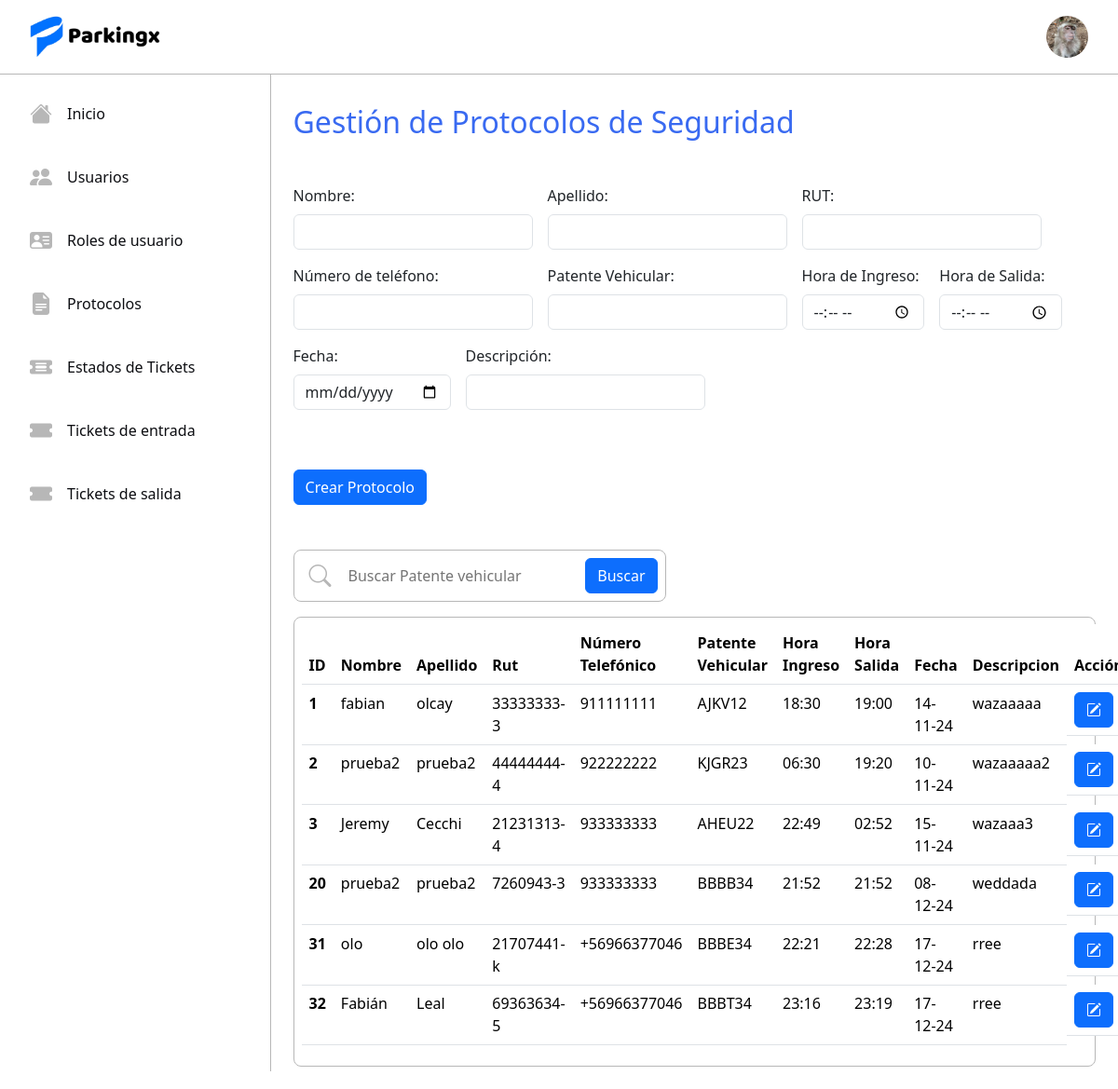
/protocolos/ (signed in), run on the app's committed database.
### tickets/models.py (models this page shows, shortened)
class Usuario(AbstractUser):
    name = models.CharField(max_length=50)
    last_name = models.CharField(max_length=50)
    rut = models.CharField(max_length=10, unique=True)
    email = models.EmailField(max_length=254, unique=True)
    rol = models.ForeignKey(Rol, on_delete=models.RESTRICT)
    avatar = models.ImageField(upload_to='avatars', blank=True, null=True)

class Protocolo(models.Model):
    name = models.CharField(max_length=45)
    last_name = models.CharField(max_length=45)
    rut = models.CharField(max_length=10, unique=True)
    number = PhoneNumberField(region="CL", blank=False, null=True)
    patente = models.CharField(max_length=6)
    hora_ingreso = models.TimeField()
    hora_salida = models.TimeField()
    date = models.DateField()
    description = models.TextField(max_length=45)

### tickets/views.py (the view, shortened to what this page needs)
# urls.py: path('protocolos/', CreateProtocolo.as_view(), name='protocolos'),
@method_decorator(login_required, name='dispatch')
class CreateProtocolo(UserPassesTestMixin, CreateView):
    model = Protocolo
    form_class = ProtocoloForm
    template_name = 'tickets/protocolos/protocolo.html'
    success_url = reverse_lazy('protocolos')
    context_object_name = 'protocolos'
    def get_queryset(self):
        return Protocolo.objects.all()
    def test_func(self):
        rol = self.request.user.rol.name
        return rol in ['root', 'Administrador']
    def get_context_data(self, **kwargs):
        context = super().get_context_data(**kwargs)
        context['protocolos'] = self.get_queryset()  # Pasa los protocolos al contexto
        if self.request.method != 'POST':
            context['form'] = self.get_form()
        return context

### tickets/templates/tickets/protocolos/protocolo.html (shortened to what this page needs)
{% extends 'tickets/base.html' %}
{% block content %}
<div class="p-4">
    <h2 class="my-2 blue-sys">Gestión de Protocolos de Seguridad</h2>
    <form method="POST">
        <div class="d-flex flex-wrap gap-3 mt-4 mb-5">
            <div class="d-flex flex-wrap gap-3 mt-4 mb-5">
                <div class="form-group">
                    <label for="id_name">Nombre:</label>
                    {{ form.name }}
                </div>
                <div class="form-group">
                    <label for="id_last_name">Apellido:</label>
                    {{ form.last_name }}
                </div>
                <div class="form-group">
                    <label for="id_rut">RUT:</label>
                    {{ form.rut }}
                </div>
                <div class="form-group">
                    <label for="id_number">Número de teléfono:</label>
                    {{ form.number }}
                </div>
                <div class="form-group">
                    <label for="id_patente">Patente Vehicular:</label>
                    {{ form.patente }}
                </div>
                <div class="form-group">
                    <label for="id_hora_ingreso">Hora de Ingreso:</label>
                    {{ form.hora_ingreso }}
                </div>
                <div class="form-group">
                    <label for="id_hora_salida">Hora de Salida:</label>
                    {{ form.hora_salida }}
                </div>
                <div class="form-group">
                    <label for="id_date">Fecha:</label>
                    {{ form.date }}
                </div>
                <div class="form-group">
                    <label for="id_description">Descripción:</label>
                    {{ form.description }}
                </div>
            </div>
            <div class="btn-form">
                <button type="submit" class="btn btn-primary">Crear Protocolo</button>
            </div>
        </div>
    </form>
    <div class="search-content mt-3">
        <i class="bi bi-search menu-icon"></i>
        <input type="text" class="search-inpt" placeholder="Buscar Patente vehicular" maxlength="6">
        <button class="btn btn-primary">Buscar</button>
    </div>
    {% if protocolos %}
        <div class="border-table mt-3">
            <table class="table">
                <thead>
                    <tr>
                        <th scope="col">ID</th>
                        <th scope="col">Nombre</th>
                        <th scope="col">Apellido</th>
                        <th scope="col">Rut</th>
                        <th scope="col">Número Telefónico</th>
                        <th scope="col">Patente Vehicular</th>
                        <th scope="col">Hora Ingreso</th>
                        <th scope="col">Hora Salida</th>
                        <th scope="col">Fecha</th>
                        <th scope="col">Descripcion</th>
                        <th scope="col">Acción</th>
                    </tr>
                </thead>
                <tbody>
                    {% for p in protocolos %}
                    <tr>
                        <th scope="row">{{ p.id }}</th>
                        <td>{{ p.name }}</td>
                        <td>{{ p.last_name }}</td>
                        <td>{{ p.rut }}</td>
                        <td>{{ p.number }}</td>
                        <td>{{ p.patente }}</td>
                        <td>{{ p.hora_ingreso }}</td>
                        <td>{{ p.hora_salida }}</td>
                        <td>{{ p.date|date:"d-m-y" }}</td>
                        <td>{{ p.description }}</td>
                        <td class="d-flex gap-2">
                            <a href="{% url 'protocoloUpdate' p.id %}" class="btn btn-primary"><i class="bi bi-pencil-square"></i></a>
                        </td>
                    <tr>
                    {% endfor %}
                </tbody>
            </table>
        </div>
    {% else %}
        <h4>No existen Protocolos registrados...</h4>
    {% endif %}
    </div>
{% endblock %}

### tickets/templates/tickets/base.html (shortened to what this page needs)
<!DOCTYPE html>
<html lang="en">
<head>
    <link href="https://cdn.jsdelivr.net/npm/bootstrap@5.3.3/dist/css/bootstrap.min.css" rel="stylesheet">
    <link rel="stylesheet" href="https://cdn.jsdelivr.net/npm/bootstrap-icons@1.11.3/font/bootstrap-icons.min.css">
    {% load static %}
    {% load static %}
    <link rel="stylesheet" href="{% static 'tickets/css/styles.css' %}">
    <link rel="stylesheet" href="{% static 'tickets/css/login.css' %}">
</head>
<body>
    <nav class="navbar bg-body-tertiary">
        <div class="container-fluid">
            <img src="{% static 'tickets/img/Logo.png' %}" class="icon-project" alt="">
            {% if request.user.is_authenticated %}
            {% if request.user.avatar %}
            <img src="{{ request.user.avatar.url }}" alt="" class="avatar" id="avatar">
            {% else %}
            <img src="{% static 'tickets/img/defaultavatar.png' %}" alt="" class="avatar" id="avatar">
            {% endif %}
            {% else %}
            <a href="{% url 'login' %}" class="btn btn-primary">Iniciar sesión</a>
            {% endif %}
        </div>
    </nav>
    <div class="d-flex">
        <div class="sidebar">
            <ul class="nav menu flex-column">
                <li class="nav-item">
                    <a class="option nav-link" href="{% url 'home' %}">
                        <i class="bi bi-house-fill menu-icon"></i>
                        <p class="option-text">Inicio</p>
                    </a>
                </li>
                {% if request.user.rol.name == 'root' or request.user.rol.name == 'Administrador' %}
                <li class="nav-item">
                    <a class="option nav-link" href="{% url 'userlist' %}">
                        <i class="bi bi-people-fill menu-icon"></i>
                        <p class="option-text">Usuarios</p>
                    </a>
                </li>
                <li class="nav-item">
                    <a class="option nav-link" href="{% url 'listrol' %}">
                        <i class="bi bi-person-vcard-fill menu-icon"></i>
                        <p class="option-text">Roles de usuario</p>
                    </a>
                </li>
                <li class="nav-item">
                    <a class="option nav-link" href="{% url 'protocolos' %}">
                        <i class="bi bi-file-earmark-text-fill menu-icon"></i>
                        <p class="option-text">Protocolos</p>
                    </a>
                </li>
                <li class="nav-item">
                    <a class="option nav-link" href="{% url 'statelist' %}">
                        <i class="bi bi-ticket-detailed-fill menu-icon"></i>
                        <p class="option-text">Estados de Tickets</p>
                    </a>
                </li>
                {% endif %}
                {% if request.user.rol.name == 'root' or request.user.rol.name == 'Administrador' or request.user.rol.name == 'Cajero' or request.user.rol.name == 'Portero'%}
                <li class="nav-item">
                    <a class="option nav-link" href="{% url 'ticketE' %}">
                        <i class="bi bi-ticket-fill menu-icon"></i>
                        <p class="option-text">Tickets de entrada</p>
                    </a>
                </li>
                {% if request.user.rol.name != 'Portero' %}
                <li class="nav-item">
                    <a class="option nav-link" href="{% url 'ticketS' %}">
                        <i class="bi bi-ticket-fill menu-icon"></i>
                        <p class="option-text">Tickets de salida</p>
                    </a>
                </li>
                {% endif %}
                {% endif %}
            </ul>
        </div>
        <div class="home-content">
            {% block content %}{% endblock %}
        </div>
    </div>
</body>
    {% load static %}
</html>

### tickets/static/tickets/css/styles.css (style rules this page uses)
:root { --color1: #396af1; --color2: #0d0e12; --color3: #B7B7B7; --color4: #FFFFFF; }
nav { height: 5rem; border-bottom: solid 1px #B7B7B7; background-color: #FFFFFF; }
.bg-body-tertiary { background-color: #FFFFFF !important; }
.blue-sys { color: #396af1; }
.container-fluid { padding: 0 2rem; position: relative; }
.icon-project { width: 9rem; }
.sidebar { width: 20rem; height: 91.5vh; border-right: solid 1px #B7B7B7; }
.nav-link { padding: 0; color: black; transition: .3s; }
.menu { padding: 1rem; gap: 1rem; }
.menu-icon { font-size: 1.5rem; color: #B7B7B7; transition: .3s; }
.option { display: flex; align-items: center; gap: 1rem; padding: .5rem 1rem; border-radius: .5rem; }
.option-text { margin: 0; color: #0d0e12; }
.avatar { width: 45px; height: 45px; border-radius: 50%; cursor: pointer; }
p { margin: 0; }
.home-content { background-color: transparent; height: 91.5vh; width: 83.5%; scroll-behavior: smooth; overflow-y: scroll; }
.border-table { border: solid 1px #B7B7B7; border-radius: .5rem; padding: .4rem .5rem; }
.search-inpt { border: none; outline: none; width: 100%; }
.search-content { border: solid 1px #B7B7B7; border-radius: .5rem; padding: .5rem .5rem .5rem 1rem; display: flex; align-items: center; gap: 1rem; width: 25rem; }
.btn-form { display: flex; justify-content: end; }

### data on the page
Usuario: user.avatar (picture)
Protocolo: id "1", name "fabian", last_name "olcay", rut "33333333-3", number "911111111", patente "AJKV12", hora_ingreso "18:30", hora_salida "19:00", date "14-11-24", description "wazaaaaa"
Protocolo: id "2", name "prueba2", last_name "prueba2", rut "44444444-4", number "922222222", patente "KJGR23", hora_ingreso "06:30", hora_salida "19:20", date "10-11-24", description "wazaaaaa2"
Protocolo: id "3", name "Jeremy", last_name "Cecchi", rut "21231313-4", number "933333333", patente "AHEU22", hora_ingreso "22:49", hora_salida "02:52", date "15-11-24", description "wazaaa3"
Protocolo: id "20", name "prueba2", last_name "prueba2", rut "7260943-3", number "933333333", patente "BBBB34", hora_ingreso "21:52", hora_salida "21:52", date "08-12-24", description "weddada"
Protocolo: id "31", name "olo", last_name "olo olo", rut "21707441-k", number "+56966377046", patente "BBBE34", hora_ingreso "22:21", hora_salida "22:28", date "17-12-24", description "rree"
Protocolo: id "32", name "Fabián", last_name "Leal", rut "69363634-5", number "+56966377046", patente "BBBT34", hora_ingreso "23:16", hora_salida "23:19", date "17-12-24", description "rree"
